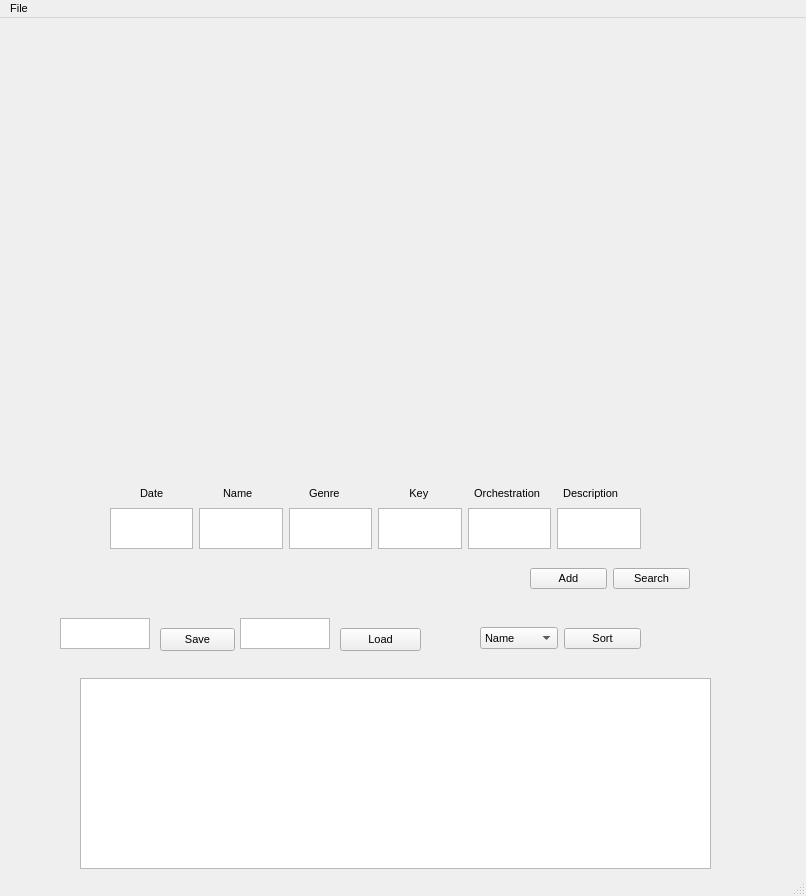
<?xml version="1.0" encoding="UTF-8"?>
<ui version="4.0">
 <class>MainWindow</class>
 <widget class="QMainWindow" name="MainWindow">
  <property name="geometry">
   <rect>
    <x>0</x>
    <y>0</y>
    <width>806</width>
    <height>896</height>
   </rect>
  </property>
  <property name="font">
   <font>
    <pointsize>8</pointsize>
   </font>
  </property>
  <property name="windowTitle">
   <string>MainWindow</string>
  </property>
  <widget class="QWidget" name="centralwidget">
   <widget class="QWidget" name="horizontalLayoutWidget">
    <property name="geometry">
     <rect>
      <x>110</x>
      <y>490</y>
      <width>531</width>
      <height>41</height>
     </rect>
    </property>
    <layout class="QHBoxLayout" name="horizontalLayout">
     <item>
      <widget class="QTextEdit" name="date_input">
       <property name="font">
        <font>
         <pointsize>7</pointsize>
        </font>
       </property>
      </widget>
     </item>
     <item>
      <widget class="QTextEdit" name="name_input">
       <property name="font">
        <font>
         <pointsize>7</pointsize>
        </font>
       </property>
      </widget>
     </item>
     <item>
      <widget class="QTextEdit" name="genre_input">
       <property name="font">
        <font>
         <pointsize>7</pointsize>
        </font>
       </property>
      </widget>
     </item>
     <item>
      <widget class="QTextEdit" name="key_input">
       <property name="font">
        <font>
         <pointsize>7</pointsize>
        </font>
       </property>
      </widget>
     </item>
     <item>
      <widget class="QTextEdit" name="orchestration_input">
       <property name="font">
        <font>
         <pointsize>7</pointsize>
        </font>
       </property>
      </widget>
     </item>
     <item>
      <widget class="QTextEdit" name="description_input">
       <property name="font">
        <font>
         <pointsize>6</pointsize>
        </font>
       </property>
      </widget>
     </item>
    </layout>
   </widget>
   <widget class="QWidget" name="horizontalLayoutWidget_2">
    <property name="geometry">
     <rect>
      <x>530</x>
      <y>540</y>
      <width>160</width>
      <height>41</height>
     </rect>
    </property>
    <layout class="QHBoxLayout" name="horizontalLayout_2">
     <item>
      <widget class="QPushButton" name="add_button">
       <property name="text">
        <string>Add</string>
       </property>
      </widget>
     </item>
     <item>
      <widget class="QPushButton" name="search_button">
       <property name="text">
        <string>Search</string>
       </property>
      </widget>
     </item>
    </layout>
   </widget>
   <widget class="QWidget" name="horizontalLayoutWidget_3">
    <property name="geometry">
     <rect>
      <x>140</x>
      <y>460</y>
      <width>491</width>
      <height>31</height>
     </rect>
    </property>
    <layout class="QHBoxLayout" name="horizontalLayout_3">
     <item>
      <widget class="QLabel" name="label_2">
       <property name="text">
        <string>Date</string>
       </property>
      </widget>
     </item>
     <item>
      <widget class="QLabel" name="label">
       <property name="text">
        <string>Name</string>
       </property>
      </widget>
     </item>
     <item>
      <widget class="QLabel" name="label_3">
       <property name="text">
        <string> Genre</string>
       </property>
      </widget>
     </item>
     <item>
      <widget class="QLabel" name="label_4">
       <property name="text">
        <string>       Key</string>
       </property>
      </widget>
     </item>
     <item>
      <widget class="QLabel" name="orchestration_label">
       <property name="text">
        <string> Orchestration</string>
       </property>
      </widget>
     </item>
     <item>
      <widget class="QLabel" name="label_6">
       <property name="text">
        <string>   Description</string>
       </property>
      </widget>
     </item>
    </layout>
   </widget>
   <widget class="QTableWidget" name="results_table">
    <property name="geometry">
     <rect>
      <x>80</x>
      <y>660</y>
      <width>631</width>
      <height>191</height>
     </rect>
    </property>
   </widget>
   <widget class="QWidget" name="horizontalLayoutWidget_5">
    <property name="geometry">
     <rect>
      <x>480</x>
      <y>600</y>
      <width>161</width>
      <height>41</height>
     </rect>
    </property>
    <layout class="QHBoxLayout" name="horizontalLayout_5">
     <item>
      <widget class="QComboBox" name="comboBox">
       <item>
        <property name="text">
         <string>Name</string>
        </property>
       </item>
       <item>
        <property name="text">
         <string>Date</string>
        </property>
       </item>
       <item>
        <property name="text">
         <string>Genre</string>
        </property>
       </item>
       <item>
        <property name="text">
         <string>Key</string>
        </property>
       </item>
       <item>
        <property name="text">
         <string>Orchestration</string>
        </property>
       </item>
       <item>
        <property name="text">
         <string>Description</string>
        </property>
       </item>
      </widget>
     </item>
     <item>
      <widget class="QPushButton" name="sort_button">
       <property name="text">
        <string>Sort</string>
       </property>
      </widget>
     </item>
    </layout>
   </widget>
   <widget class="QTextEdit" name="save_input">
    <property name="geometry">
     <rect>
      <x>60</x>
      <y>600</y>
      <width>90</width>
      <height>31</height>
     </rect>
    </property>
    <property name="font">
     <font>
      <pointsize>7</pointsize>
     </font>
    </property>
   </widget>
   <widget class="QPushButton" name="save_button">
    <property name="geometry">
     <rect>
      <x>160</x>
      <y>610</y>
      <width>75</width>
      <height>23</height>
     </rect>
    </property>
    <property name="text">
     <string>Save</string>
    </property>
   </widget>
   <widget class="QPushButton" name="load_button">
    <property name="geometry">
     <rect>
      <x>340</x>
      <y>610</y>
      <width>81</width>
      <height>23</height>
     </rect>
    </property>
    <property name="text">
     <string>Load</string>
    </property>
   </widget>
   <widget class="QTextEdit" name="load_output">
    <property name="geometry">
     <rect>
      <x>240</x>
      <y>600</y>
      <width>90</width>
      <height>31</height>
     </rect>
    </property>
    <property name="font">
     <font>
      <pointsize>7</pointsize>
     </font>
    </property>
   </widget>
   <zorder>horizontalLayoutWidget</zorder>
   <zorder>horizontalLayoutWidget_2</zorder>
   <zorder>horizontalLayoutWidget_3</zorder>
   <zorder>results_table</zorder>
   <zorder>search_button</zorder>
   <zorder>horizontalLayoutWidget_5</zorder>
   <zorder>save_input</zorder>
   <zorder>save_button</zorder>
   <zorder>key_input</zorder>
   <zorder>date_input</zorder>
   <zorder>name_input</zorder>
   <zorder>genre_input</zorder>
   <zorder>save_input</zorder>
   <zorder>save_button</zorder>
   <zorder>load_button</zorder>
   <zorder>load_output</zorder>
  </widget>
  <widget class="QMenuBar" name="menubar">
   <property name="geometry">
    <rect>
     <x>0</x>
     <y>0</y>
     <width>806</width>
     <height>21</height>
    </rect>
   </property>
   <widget class="QMenu" name="menuFile">
    <property name="title">
     <string>File</string>
    </property>
    <addaction name="actionHelp"/>
    <addaction name="actionQuit"/>
   </widget>
   <addaction name="menuFile"/>
  </widget>
  <widget class="QStatusBar" name="statusbar"/>
  <action name="actionHelp">
   <property name="text">
    <string>Help</string>
   </property>
  </action>
  <action name="actionQuit">
   <property name="text">
    <string>Quit</string>
   </property>
  </action>
 </widget>
 <resources/>
 <connections/>
</ui>
